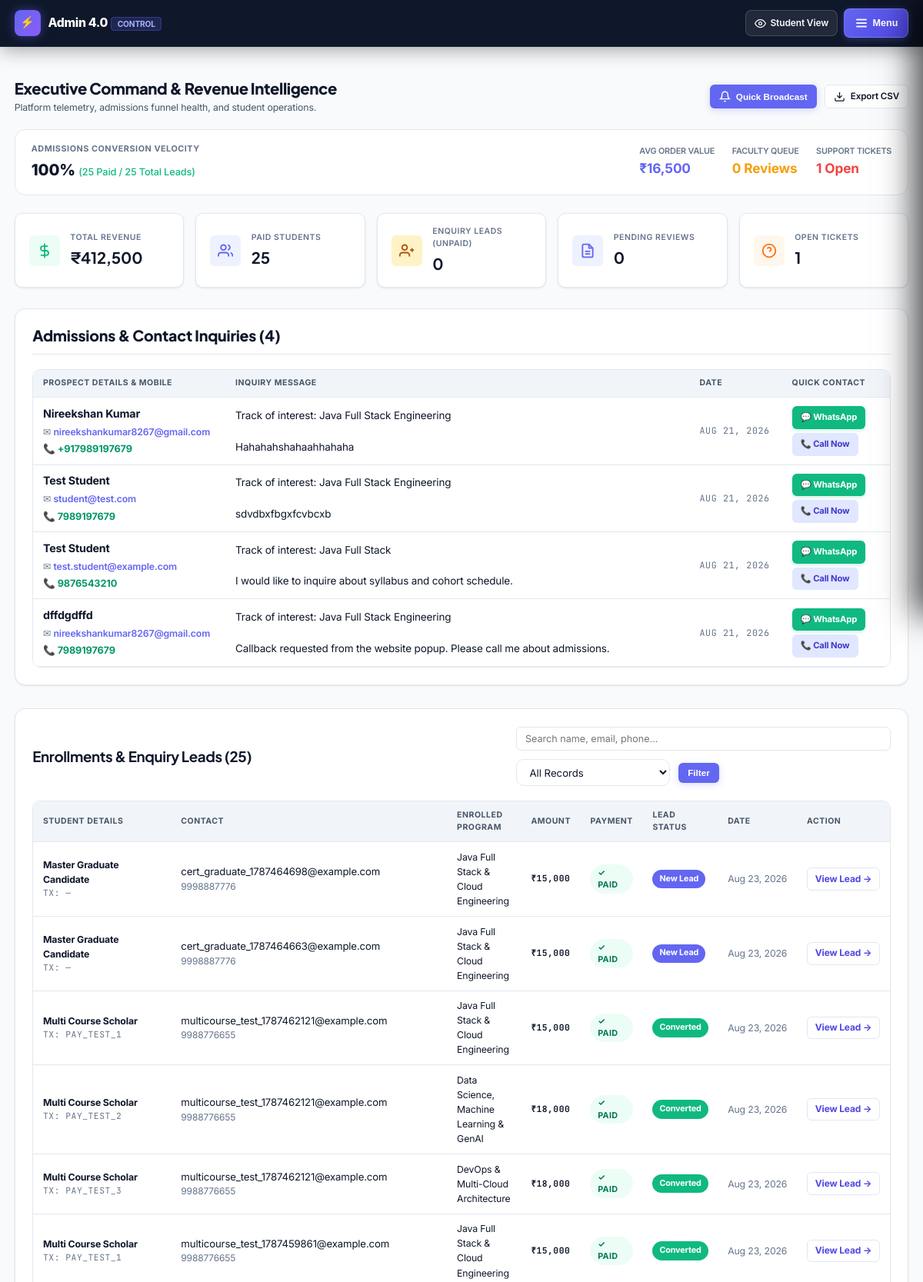
Page /admin-dashboard (signed in, upper part) on the committed database.
### tables this page shows
CREATE TABLE `contact_messages` (
  `id` int(11) NOT NULL AUTO_INCREMENT,
  `name` varchar(100) NOT NULL,
  `email` varchar(150) NOT NULL,
  `phone` varchar(30) DEFAULT NULL,
  `message` text NOT NULL,
  `created_at` timestamp NOT NULL DEFAULT current_timestamp(),
  PRIMARY KEY (`id`)
);

CREATE TABLE `enrollments` (
  `id` int(11) NOT NULL AUTO_INCREMENT,
  `student_id` int(11) DEFAULT NULL,
  `course_id` int(11) DEFAULT NULL,
  `name` varchar(100) NOT NULL,
  `email` varchar(150) NOT NULL,
  `phone` varchar(30) NOT NULL,
  `course` varchar(150) NOT NULL,
  `amount` int(11) NOT NULL DEFAULT 15000,
  `payment_status` varchar(20) NOT NULL DEFAULT 'pending',
  `status` varchar(20) DEFAULT 'pending',
  `razorpay_order_id` varchar(100) DEFAULT NULL,
  `razorpay_payment_id` varchar(100) DEFAULT NULL,
  `enrolled_at` timestamp NULL DEFAULT NULL,
  `expires_at` timestamp NULL DEFAULT NULL,
  `lead_status` varchar(30) NOT NULL DEFAULT 'new',
  `created_at` timestamp NOT NULL DEFAULT current_timestamp(),
  PRIMARY KEY (`id`),
  KEY `idx_enrollments_email` (`email`),
  KEY `idx_enrollments_student_id` (`student_id`),
  KEY `idx_enrollments_status` (`status`),
  KEY `idx_enrollments_course_id` (`course_id`)
);

### admin-dashboard.php (the view, shortened to what the rows shown need)
<?php
require_once __DIR__ . "/config.php";
require_once __DIR__ . "/includes/auth.php";
$query = "SELECT * FROM enrollments WHERE 1=1";
$params = [];
$query .= " ORDER BY COALESCE(enrolled_at, created_at) DESC LIMIT 100";
$stmt = $pdo->prepare($query);
$stmt->execute($params);
$enrollments = $stmt->fetchAll();
$messages = [];
try {
    $messages = $pdo->query("SELECT * FROM contact_messages ORDER BY created_at DESC LIMIT 50")->fetchAll();
} catch (Exception $e) {}
?>
<!DOCTYPE html>
<html lang="en">
<head>
    <link rel="stylesheet" href="css/student.css?v=9.0">
</head>
<body>
    <main class="app-container">
        <div class="page-header">
            <div class="page-header-text">
                <h1>Executive Command & Revenue Intelligence</h1>
            </div>
        </div>
        <section class="card" style="padding: 1.5rem; margin-bottom: 2rem;">
            <div class="card-header" style="margin-bottom: 1.25rem;">
                <h2 style="font-size: 1.3rem; font-weight: 800; color: var(--text-primary);">Admissions & Contact Inquiries (<?php echo count($messages); ?>)</h2>
            </div>
            <?php if (empty($messages)): ?>
                <div style="text-align: center; padding: 2rem 1rem; color: var(--text-muted);">
                    No contact form submissions recorded yet.
                </div>
            <?php else: ?>
            <div class="table-responsive">
                <table>
                    <thead>
                        <tr>
                            <th>Prospect Details & Mobile</th>
                            <th>Inquiry Message</th>
                            <th>Date</th>
                            <th>Quick Contact</th>
                        </tr>
                    </thead>
                    <tbody>
                        <?php foreach ($messages as $m):
                            $rawPhone = preg_replace('/\D/', '', $m['phone'] ?? '');
                            $waPhone = str_starts_with($rawPhone, '91') ? $rawPhone : '91' . $rawPhone;
                        ?>
                        <tr>
                            <td style="width: 250px;">
                                <strong style="font-size:0.95rem; color:var(--text-main);"><?php echo e($m["name"]); ?></strong>
                                <div style="font-size: 0.82rem; color: var(--text-muted); margin-top: 0.2rem;">
                                    ✉ <a href="mailto:<?php echo e($m['email']); ?>" style="color: var(--primary); text-decoration: none; font-weight:600;">
                                        <?php echo e($m["email"]); ?>
                                    </a>
                                </div>
                                <?php if (!empty($m['phone'])): ?>
                                <div style="font-size: 0.85rem; color: #10b981; font-weight: 700; margin-top: 0.2rem;">
                                    📞 <a href="tel:<?php echo e($m['phone']); ?>" style="color: #059669; text-decoration: none;">
                                        <?php echo e($m["phone"]); ?>
                                    </a>
                                </div>
                                <?php endif; ?>
                            </td>
                            <td style="font-size: 0.9rem; line-height: 1.5; white-space: pre-wrap;"><?php echo e($m["message"]); ?></td>
                            <td class="mono" style="font-size: 0.78rem; color: var(--text-muted); width: 120px;">
                                <?php echo date('M d, Y', strtotime($m["created_at"])); ?>
                            </td>
                            <td style="width: 140px;">
                                <?php if (!empty($m['phone'])): ?>
                                    <a href="https://wa.me/<?php echo e($waPhone); ?>" target="_blank" rel="noopener noreferrer" style="display:inline-block; background:#10b981; color:#fff; font-size:0.75rem; font-weight:700; padding:0.4rem 0.75rem; border-radius:6px; text-decoration:none; margin-bottom:0.35rem; box-shadow: 0 2px 4px rgba(16, 185, 129, 0.2);">💬 WhatsApp</a>
                                    <a href="tel:<?php echo e($m['phone']); ?>" style="display:inline-block; background:#e0e7ff; color:#4338ca; font-size:0.75rem; font-weight:700; padding:0.4rem 0.75rem; border-radius:6px; text-decoration:none;">📞 Call Now</a>
                                <?php else: ?>
                                    <span style="font-size:0.75rem; color:#94a3b8;">No phone</span>
                                <?php endif; ?>
                            </td>
                        </tr>
                        <?php endforeach; ?>
                    </tbody>
                </table>
            </div>
            <?php endif; ?>
        </section>
        <section class="card" style="padding: 1.5rem;">
            <div class="filter-bar">
                <div>
                    <h2 style="font-size: 1.25rem;">Enrollments & Enquiry Leads (<?php echo count($enrollments); ?>)</h2>
                </div>
            </div>
            <?php if (empty($enrollments)): ?>
                <div style="text-align: center; padding: 2.5rem 1rem; color: var(--text-muted);">
                    No enrollment records match your search criteria.
                </div>
            <?php else: ?>
            <div class="table-responsive">
                <table>
                    <thead>
                        <tr>
                            <th>Student Details</th>
                            <th>Contact</th>
                            <th>Enrolled Program</th>
                            <th>Amount</th>
                            <th>Payment</th>
                            <th>Lead Status</th>
                            <th>Date</th>
                            <th>Action</th>
                        </tr>
                    </thead>
                    <tbody>
                        <?php
                        $leadStatusLabels = ['new'=>'New Lead','contacted'=>'Contacted','follow_up'=>'Follow-Up','interested'=>'Interested','converted'=>'Converted','lost'=>'Lost'];
                        $leadStatusColors = ['new'=>'#6366f1','contacted'=>'#0ea5e9','follow_up'=>'#f59e0b','interested'=>'#8b5cf6','converted'=>'#10b981','lost'=>'#ef4444'];
                        foreach ($enrollments as $e):
                            $isPaid = ($e['payment_status'] === 'paid' || $e['status'] === 'active' || $e['status'] === 'paid');
                            $ls = $e['lead_status'] ?? 'new';
                        ?>
                        <tr>
                            <td>
                                <strong><?php echo e($e["name"]); ?></strong>
                                <div class="mono" style="font-size: 0.75rem; color: var(--text-muted);">
                                    Tx: <?php echo e($e["razorpay_payment_id"] ?: '—'); ?>
                                </div>
                            </td>
                            <td>
                                <div style="font-size: 0.88rem;"><?php echo e($e["email"]); ?></div>
                                <div style="font-size: 0.8rem; color: var(--text-muted);"><?php echo e($e["phone"]); ?></div>
                            </td>
                            <td><?php echo e($e["course"] ?? 'Full Stack Development'); ?></td>
                            <td class="mono" style="font-weight: 700;">&#8377;<?php echo number_format($e["amount"] ?? 15000); ?></td>
                            <td>
                                <span class="badge <?php echo $isPaid ? 'paid' : 'pending'; ?>">
                                    <?php echo $isPaid ? '&#10003; PAID' : '&#9203; PENDING'; ?>
                                </span>
                            </td>
                            <td>
                                <span style="display:inline-block; padding:0.25rem 0.6rem; border-radius:999px; font-size:0.72rem; font-weight:700; color:#fff; background:<?php echo $leadStatusColors[$ls] ?? '#6366f1'; ?>; white-space:nowrap;">
                                    <?php echo e($leadStatusLabels[$ls] ?? 'New Lead'); ?>
                                </span>
                            </td>
                            <td style="font-size: 0.82rem; color: var(--text-muted); white-space:nowrap;">
                                <?php echo date('M d, Y', strtotime($e['enrolled_at'] ?? $e['created_at'])); ?>
                            </td>
                            <td>
                                <a href="admin-lead?id=<?php echo (int)$e['id']; ?>" class="btn btn-secondary btn-sm" style="color:#4f46e5; font-weight:700; font-size:0.8rem; padding:0.3rem 0.65rem; text-decoration:none; white-space:nowrap;">View Lead &rarr;</a>
                            </td>
                        </tr>
                        <?php endforeach; ?>
                    </tbody>
                </table>
            </div>
            <?php endif; ?>
        </section>
    </main>
</body>
</html>

### rows in the picture
contact_messages: name "Nireekshan Kumar", email "nireekshankumar8267@gmail.com", phone "+917989197679", message "Track of interest: Java Full Stack Engineering Hahahahshahaahhahaha", created_at "AUG 21, 2026"
contact_messages: name "Test Student", email "student@test.com", phone "7989197679", message "Track of interest: Java Full Stack Engineering sdvdbxfbgxfcvbcxb", created_at "AUG 21, 2026"
contact_messages: name "Test Student", email "test.student@example.com", phone "9876543210", message "Track of interest: Java Full Stack I would like to inquire about syllabus and cohort schedule.", created_at "AUG 21, 2026"
contact_messages: name "dffdgdffd", email "nireekshankumar8267@gmail.com", phone "7989197679", message "Track of interest: Java Full Stack Engineering Callback requested from the website popup. Please call me about admissions.", created_at "AUG 21, 2026"
enrollments: name "Master Graduate Candidate", razorpay_payment "—", email "cert_graduate_1787464698@example.com", phone "9998887776", course "Java Full Stack & Cloud Engineering", amount "15,000", payment_status "✓ PAID", lead_status "New Lead", enrolled_at+created_at "Aug 23, 2026"
enrollments: name "Master Graduate Candidate", razorpay_payment "—", email "cert_graduate_1787464663@example.com", phone "9998887776", course "Java Full Stack & Cloud Engineering", amount "15,000", payment_status "✓ PAID", lead_status "New Lead", enrolled_at+created_at "Aug 23, 2026"
enrollments: name "Multi Course Scholar", razorpay_payment "PAY_TEST_1", email "multicourse_test_1787462121@example.com", phone "9988776655", course "Java Full Stack & Cloud Engineering", amount "15,000", payment_status "✓ PAID", lead_status "Converted", enrolled_at "Aug 23, 2026"
enrollments: name "Multi Course Scholar", razorpay_payment "PAY_TEST_2", email "multicourse_test_1787462121@example.com", phone "9988776655", course "Data Science, Machine Learning & GenAI", amount "18,000", payment_status "✓ PAID", lead_status "Converted", enrolled_at "Aug 23, 2026"
enrollments: name "Multi Course Scholar", razorpay_payment "PAY_TEST_3", email "multicourse_test_1787462121@example.com", phone "9988776655", course "DevOps & Multi-Cloud Architecture", amount "18,000", payment_status "✓ PAID", lead_status "Converted", enrolled_at "Aug 23, 2026"
enrollments: name "Multi Course Scholar", razorpay_payment "PAY_TEST_1", email "multicourse_test_1787459861@example.com", phone "9988776655", course "Java Full Stack & Cloud Engineering", amount "15,000", payment_status "✓ PAID", lead_status "Converted", enrolled_at "Aug 23, 2026"

### other values in the picture
$conversionRate "100"
$paidEnrollmentsCount "25"
$totalLeads "25"
$avgOrderValue "16,500"
$pendingReviews "0"
$openTickets "1"
$totalRevenue "412,500"
$pendingLeadsCount "0"
count($messages) "4"
count($enrollments) "25"
